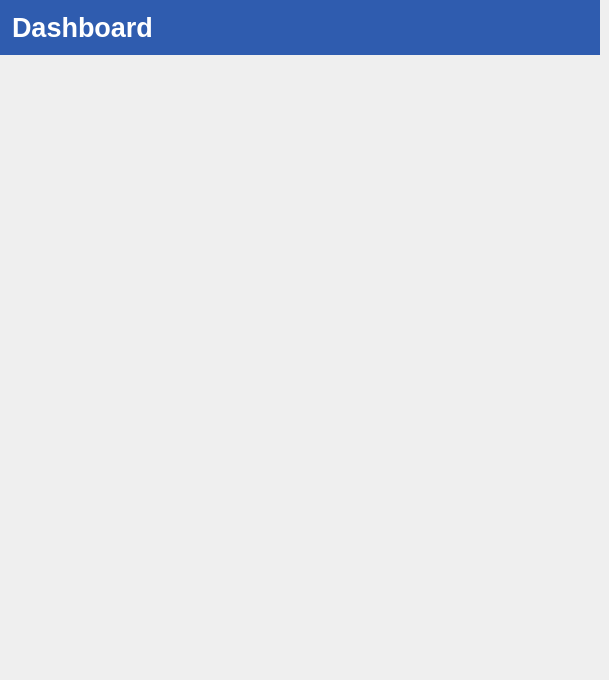
       <widget class="QWidget" name="DashboardPage">
        <widget class="QWidget" name="widget_6" native="true">
         <property name="geometry">
          <rect>
           <x>0</x>
           <y>0</y>
           <width>600</width>
           <height>55</height>
          </rect>
         </property>
         <property name="minimumSize">
          <size>
           <width>600</width>
           <height>55</height>
          </size>
         </property>
         <property name="maximumSize">
          <size>
           <width>600</width>
           <height>55</height>
          </size>
         </property>
         <property name="styleSheet">
          <string notr="true">QWidget{
	
	
	background-color: rgb(47, 92, 175);
}</string>
         </property>
         <layout class="QHBoxLayout" name="horizontalLayout_9">
          <property name="leftMargin">
           <number>12</number>
          </property>
          <item>
           <layout class="QVBoxLayout" name="verticalLayout_14">
            <item>
             <widget class="QLabel" name="DashboardTitle">
              <property name="font">
               <font>
                <pointsize>20</pointsize>
                <weight>75</weight>
                <bold>true</bold>
               </font>
              </property>
              <property name="styleSheet">
               <string notr="true">QLabel{
	color: rgb(255, 255, 255);
}</string>
              </property>
              <property name="text">
               <string>Dashboard</string>
              </property>
             </widget>
            </item>
           </layout>
          </item>
          <item>
           <layout class="QVBoxLayout" name="verticalLayout_15">
            <item>
             <spacer name="horizontalSpacer_9">
              <property name="orientation">
               <enum>Qt::Horizontal</enum>
              </property>
              <property name="sizeHint" stdset="0">
               <size>
                <width>120</width>
                <height>20</height>
               </size>
              </property>
             </spacer>
            </item>
           </layout>
          </item>
         </layout>
        </widget>
        <widget class="QWidget" name="gridLayoutWidget_2">
         <property name="geometry">
          <rect>
           <x>40</x>
           <y>60</y>
           <width>531</width>
           <height>611</height>
          </rect>
         </property>
         <layout class="QGridLayout" name="gridLayout_3">
          <property name="verticalSpacing">
           <number>2</number>
          </property>
          <item row="1" column="0">
           <widget class="QWidget" name="Graph_2" native="true">
            <property name="minimumSize">
             <size>
              <width>400</width>
              <height>180</height>
             </size>
            </property>
            <property name="maximumSize">
             <size>
              <width>400</width>
              <height>180</height>
             </size>
            </property>
           </widget>
          </item>
          <item row="0" column="0">
           <widget class="QWidget" name="Graph" native="true">
            <property name="minimumSize">
             <size>
              <width>400</width>
              <height>180</height>
             </size>
            </property>
            <property name="maximumSize">
             <size>
              <width>400</width>
              <height>180</height>
             </size>
            </property>
           </widget>
          </item>
          <item row="2" column="0">
           <widget class="QWidget" name="Graph_3" native="true">
            <property name="minimumSize">
             <size>
              <width>400</width>
              <height>180</height>
             </size>
            </property>
            <property name="maximumSize">
             <size>
              <width>400</width>
              <height>180</height>
             </size>
            </property>
           </widget>
          </item>
         </layout>
        </widget>
       </widget>
